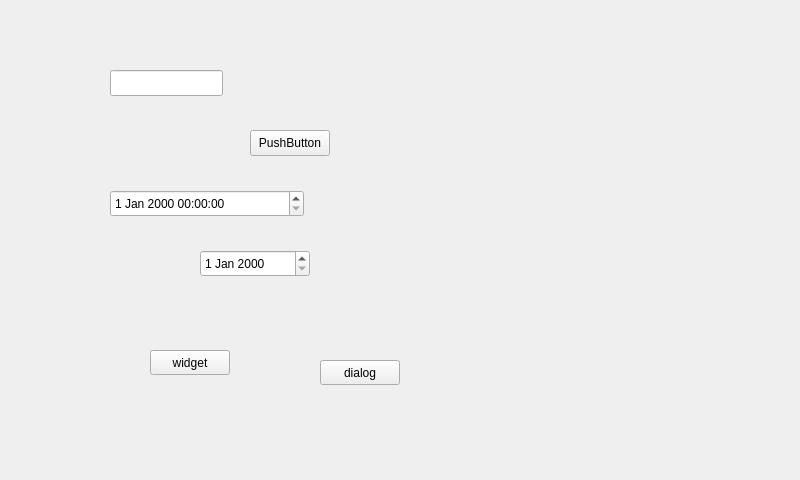
<?xml version="1.0" encoding="UTF-8"?>
<ui version="4.0">
 <class>vitrualkeyboard</class>
 <widget class="QWidget" name="vitrualkeyboard">
  <property name="geometry">
   <rect>
    <x>0</x>
    <y>0</y>
    <width>800</width>
    <height>480</height>
   </rect>
  </property>
  <property name="windowTitle">
   <string>vitrualkeyboard</string>
  </property>
  <widget class="QLineEdit" name="lineEdit">
   <property name="geometry">
    <rect>
     <x>110</x>
     <y>70</y>
     <width>113</width>
     <height>26</height>
    </rect>
   </property>
  </widget>
  <widget class="QDateTimeEdit" name="dateTimeEdit">
   <property name="geometry">
    <rect>
     <x>110</x>
     <y>190</y>
     <width>194</width>
     <height>27</height>
    </rect>
   </property>
  </widget>
  <widget class="QDateEdit" name="dateEdit">
   <property name="geometry">
    <rect>
     <x>200</x>
     <y>250</y>
     <width>110</width>
     <height>27</height>
    </rect>
   </property>
  </widget>
  <widget class="QPushButton" name="pushButton">
   <property name="geometry">
    <rect>
     <x>250</x>
     <y>130</y>
     <width>80</width>
     <height>26</height>
    </rect>
   </property>
   <property name="text">
    <string>PushButton</string>
   </property>
  </widget>
  <widget class="QPushButton" name="pushButton_2">
   <property name="geometry">
    <rect>
     <x>150</x>
     <y>350</y>
     <width>80</width>
     <height>25</height>
    </rect>
   </property>
   <property name="text">
    <string>widget</string>
   </property>
  </widget>
  <widget class="QPushButton" name="pushButton_3">
   <property name="geometry">
    <rect>
     <x>320</x>
     <y>360</y>
     <width>80</width>
     <height>25</height>
    </rect>
   </property>
   <property name="text">
    <string>dialog</string>
   </property>
  </widget>
 </widget>
 <layoutdefault spacing="6" margin="11"/>
 <resources/>
 <connections/>
</ui>
